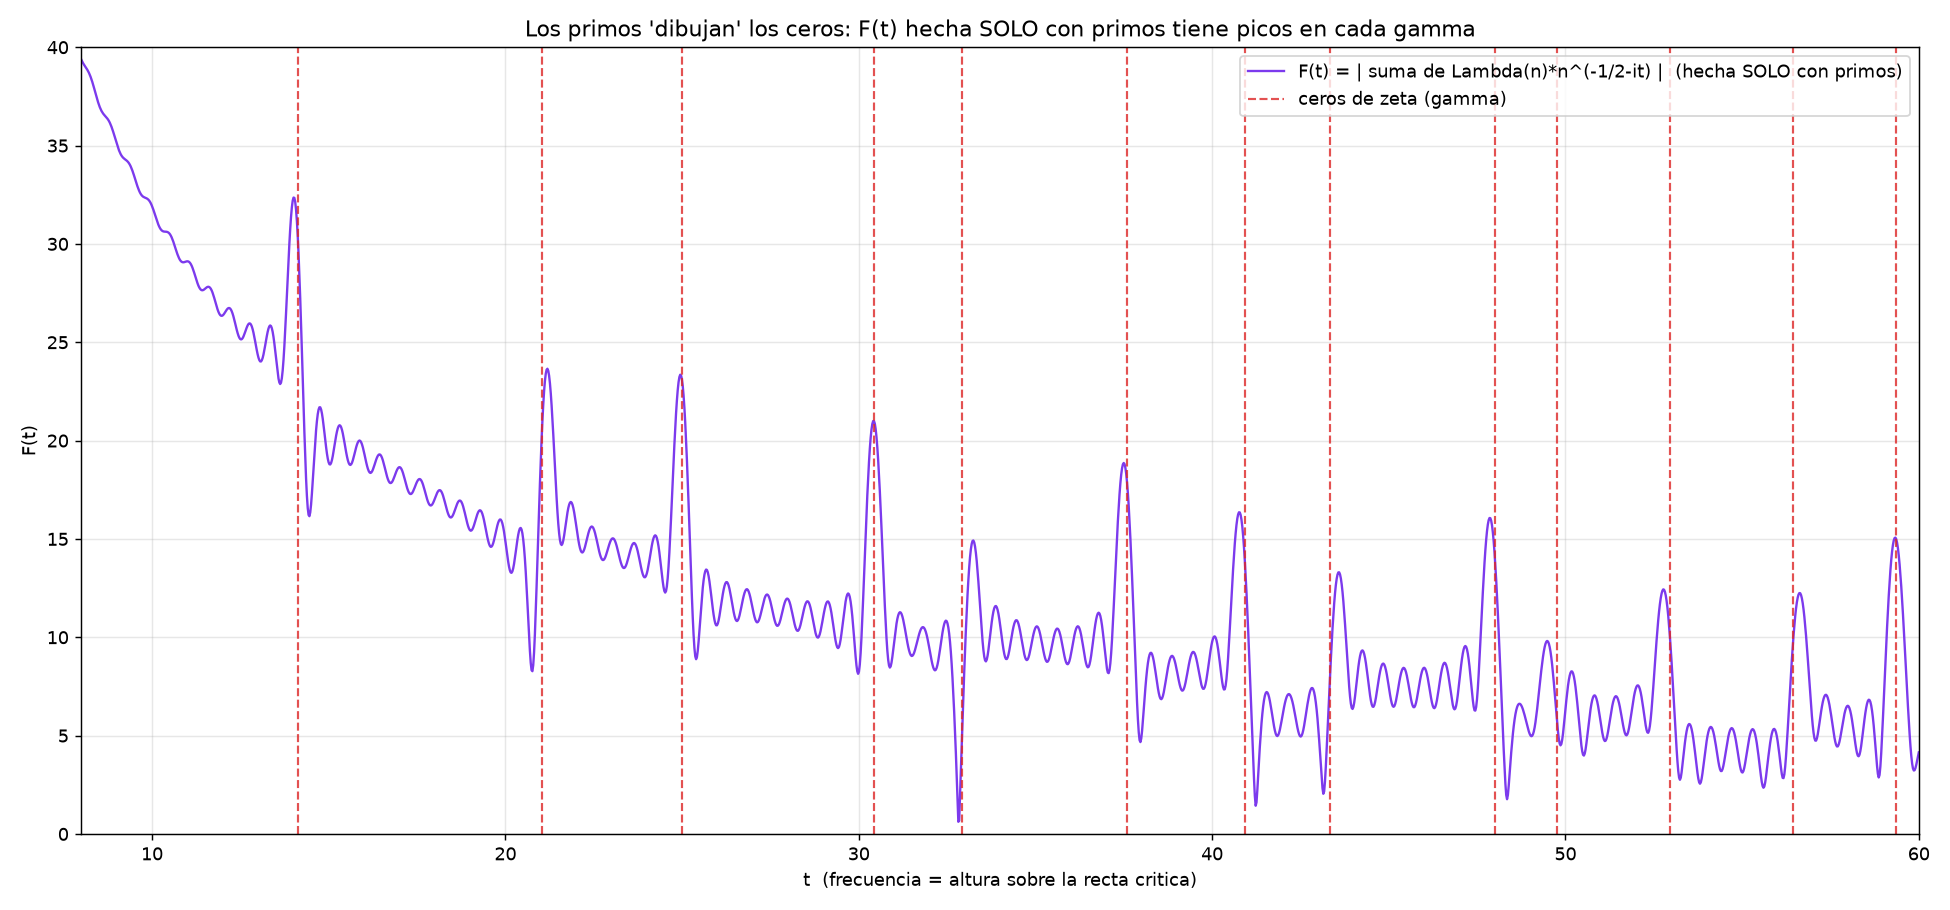

This chart was generated by the following Python code:
"""
The hidden pattern of the primes lives in the frequency domain.

Take ONLY the primes (via the von Mangoldt function Lambda(n), equal to
ln(p) on prime powers p^k and 0 elsewhere) and form the spectral sum

    F(t) = | sum_{n<=N} Lambda(n) * n^{-1/2} * n^{-i t} |

This sum is part of -zeta'/zeta(1/2 + i t), which has POLES at the zeta
zeros. Hence F(t) develops PEAKS exactly at t = gamma
(the heights of the Riemann zeros): 14.13, 21.02, 25.01, ...

Conclusion: the primes, viewed in frequency, 'draw' the zeta zeros.
That is the pattern. It is not a formula for the next prime: it is a DUALITY
between the primes (real axis) and the zeros (frequencies).
"""
import math
import mpmath as mp
import matplotlib.pyplot as plt

# --- von Mangoldt Lambda(n) for n <= N ---
N = 100000
def lambda_vonmangoldt(N):
    lam = [0.0] * (N + 1)
    es = bytearray([1]) * (N + 1)
    es[0] = es[1] = 0
    for i in range(2, N + 1):
        if es[i]:  # i is prime
            lp = math.log(i)
            pk = i
            while pk <= N:
                lam[pk] = lp
                # mark multiples as composite
                pk_next = pk * i
                pk = pk_next
            for j in range(i * i, N + 1, i):
                es[j] = 0
    return lam

print("Computing Lambda(n)...")
lam = lambda_vonmangoldt(N)
# list of (n, Lambda(n)) with Lambda != 0
terminos = [(n, lam[n]) for n in range(2, N + 1) if lam[n] > 0]
print(f"  {len(terminos)} prime powers <= {N}")

# --- spectral sum F(t) ---
T_MIN = 8.0   # start after the pole at t=0 to see the peaks
T_MAX = 60.0
NPTS = 2200
ts = [T_MIN + (T_MAX - T_MIN) * k / NPTS for k in range(NPTS + 1)]

def F(t):
    re = 0.0
    im = 0.0
    for n, L in terminos:
        w = L / math.sqrt(n)          # Lambda(n) * n^{-1/2}
        ang = -t * math.log(n)        # n^{-i t} = e^{-i t ln n}
        re += w * math.cos(ang)
        im += w * math.sin(ang)
    return math.hypot(re, im)

print("Evaluating the spectral sum F(t)...")
F_vals = [F(t) for t in ts]

# --- actual zeta zeros for comparison ---
gammas = [float(mp.zetazero(n).imag) for n in range(1, 16)]
gammas = [g for g in gammas if g <= T_MAX]

# --- plot ---
fig, ax = plt.subplots(figsize=(15, 7))
ax.plot(ts, F_vals, color="#7c3aed", linewidth=1.3,
        label="F(t) = | sum of Lambda(n)*n^(-1/2-it) |  (built ONLY from primes)")
for i, g in enumerate(gammas):
    ax.axvline(g, color="#dc2626", linewidth=1.2, linestyle="--", alpha=0.8,
               label="zeta zeros (gamma)" if i == 0 else None)

ax.set_title("The primes 'draw' the zeros: F(t), built ONLY from primes, peaks at each gamma")
ax.set_xlabel("t  (frequency = height on the critical line)")
ax.set_ylabel("F(t)")
ax.set_xlim(T_MIN, T_MAX)
ax.set_ylim(0, 40)
ax.grid(True, alpha=0.3)
ax.legend(loc="upper right")

plt.tight_layout()
plt.savefig("primos_predicen_ceros.png", dpi=130)
print("Saved: primos_predicen_ceros.png")

# report: value of F at each gamma vs between gammas
print("\nF(t) at the zeros (should be large):")
for g in gammas[:8]:
    print(f"  gamma={g:6.3f}:  F={F(g):8.2f}")
